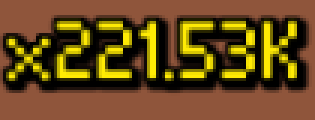
#> input picture raw_img/level_test.PNG, 105 x 40 px, found by its file name (shown 3 times larger)
$ python ocr_test.py
#> lines starting #> are read from the running program, lines starting #| are printed output that depends on the picture; after the words box and inside, x2 and y2 are one past the last pixel; in counts of white or black regions, pixels touching at a corner belong together
try:
    from PIL import Image
except ImportError:
    import Image
import pytesseract
import os

import cv2
pytesseract.pytesseract.tesseract_cmd = r'C:\\Program Files (x86)\\Tesseract-OCR\\tesseract.exe'
image_path = "C:\\projects\\ocr-component\\raw_img\\level_test.png"
current_path = os.getcwd()

def read_image(image_path, threshold):
#> called with threshold = 70
    tmp_file_path = os.getcwd() + "\\temp.png"
    originalImage = cv2.imread(image_path)
#> originalImage is the input picture: shape (40, 105, 3); mean B, G, R 28.7, 75.1, 105.7
    grayImage = cv2.cvtColor(originalImage, cv2.COLOR_BGR2GRAY)
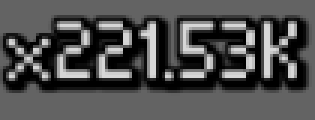
#> grayImage: shape (40, 105) (shown 3 times larger); min 0, max 215, mean 78.8
    (thresh, blackAndWhiteImage) = cv2.threshold(grayImage, threshold, 255, cv2.THRESH_BINARY)
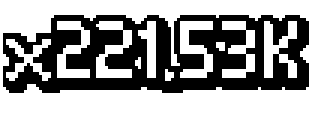
#> blackAndWhiteImage: shape (40, 105) (shown 3 times larger); 61.1% white; 1 black region, box (x1, y1, x2, y2) and area: (1, 5, 103, 31) 1632
#> thresh = 70
    cv2.imwrite(tmp_file_path, blackAndWhiteImage)
    print(pytesseract.image_to_string(Image.open(tmp_file_path)))
#> (this line was passed over: pytesseract is not available in this run)
    return pytesseract.image_to_string(Image.open(tmp_file_path))
read_image(image_path, 70)
#> (the call stopped at in read_image, `return pytesseract.image_to_string(Image.open(tmp_file_path))`: pytesseract is not available in this run)
# # If you don't have tesseract executable in your PATH, include the following:
# pytesseract.pytesseract.tesseract_cmd = r'C:\\Program Files (x86)\\Tesseract-OCR\\tesseract.exe'
# # Example tesseract_cmd = r'C:\Program Files (x86)\Tesseract-OCR\tesseract'

# # Simple image to string
# print(pytesseract.image_to_string(Image.open('test.png')))

$ run again, with raw_img/bone_no.PNG copied over raw_img/level_test.PNG
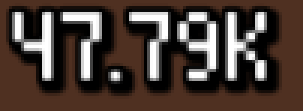
#> input picture raw_img/bone_no.PNG, 101 x 37 px, found by its file name (shown 3 times larger)
#> in read_image, originalImage is the input picture: shape (37, 101, 3); mean B, G, R 56.5, 63.1, 76.7
#> in read_image, `grayImage = cv2.cvtColor(originalImage, cv2.COLOR_BGR2GRAY)`:
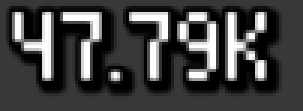
#> grayImage: shape (37, 101) (shown 3 times larger); min 0, max 255, mean 66.5
#> in read_image, `(thresh, blackAndWhiteImage) = cv2.threshold(grayImage, threshold, 255..`:
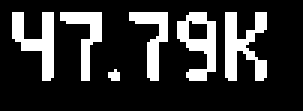
#> blackAndWhiteImage: shape (37, 101) (shown 3 times larger); 20.1% white; 6 white regions (1 under 20 px), largest, box (x1, y1, x2, y2) and area: (75, 4, 89, 27) 182, (4, 4, 18, 27) 157, (59, 4, 72, 27) 156, (43, 4, 56, 27) 123, (20, 4, 34, 27) 121
#> thresh = 70

$ run again, with raw_img/day_no.PNG copied over raw_img/level_test.PNG
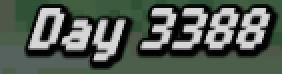
#> input picture raw_img/day_no.PNG, 141 x 37 px, found by its file name (shown 2 times larger)
#> in read_image, originalImage is the input picture: shape (37, 141, 3); mean B, G, R 84, 93.5, 83.2
#> in read_image, `(thresh, blackAndWhiteImage) = cv2.threshold(grayImage, threshold, 255..`:
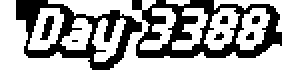
#> blackAndWhiteImage: shape (37, 141) (shown 2 times larger); 64.4% white; 8 black regions (5 under 20 px), largest, box (x1, y1, x2, y2) and area: (66, 0, 141, 29) 971, (8, 0, 71, 35) 784, (20, 8, 27, 20) 45
#> thresh = 70

$ run again, with raw_img/main screen.PNG copied over raw_img/level_test.PNG
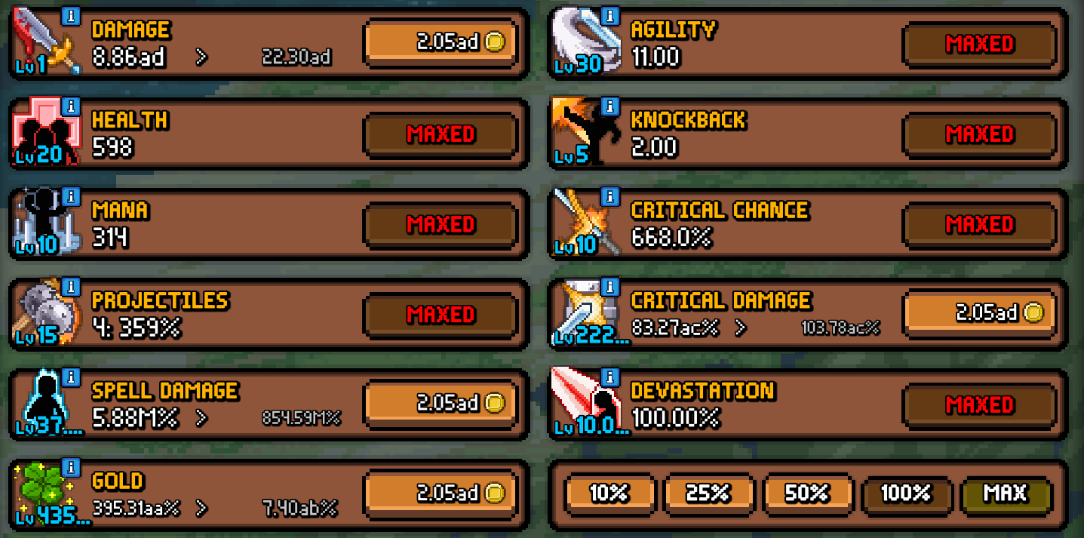
#> input picture raw_img/main screen.PNG, 1084 x 538 px, found by its file name
#> in read_image, originalImage is the input picture: shape (538, 1084, 3); mean B, G, R 48.6, 68, 90.9
#> in read_image, `grayImage = cv2.cvtColor(originalImage, cv2.COLOR_BGR2GRAY)`:
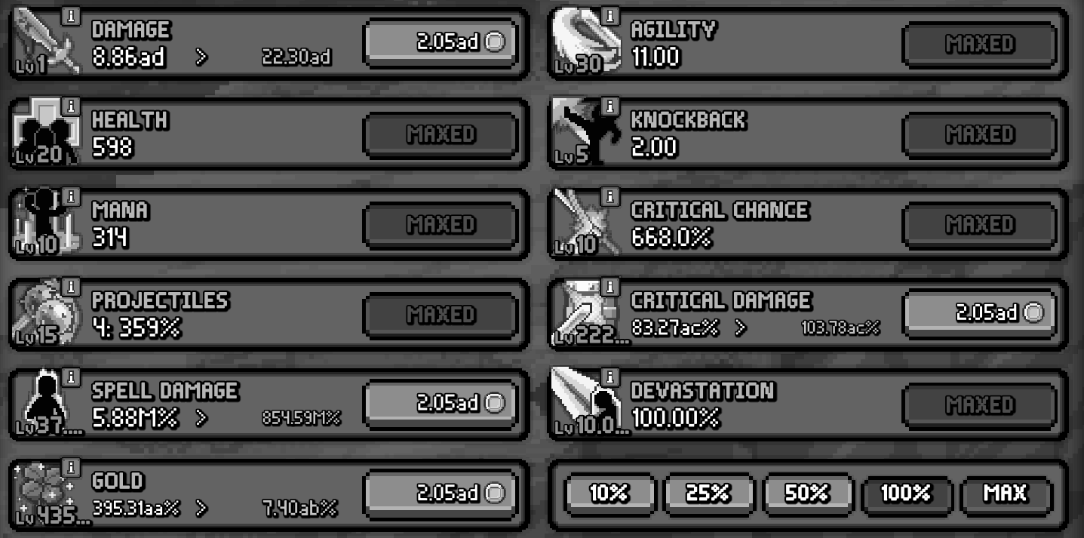
#> grayImage: shape (538, 1084); min 0, max 255, mean 72.6
#> in read_image, `(thresh, blackAndWhiteImage) = cv2.threshold(grayImage, threshold, 255..`:
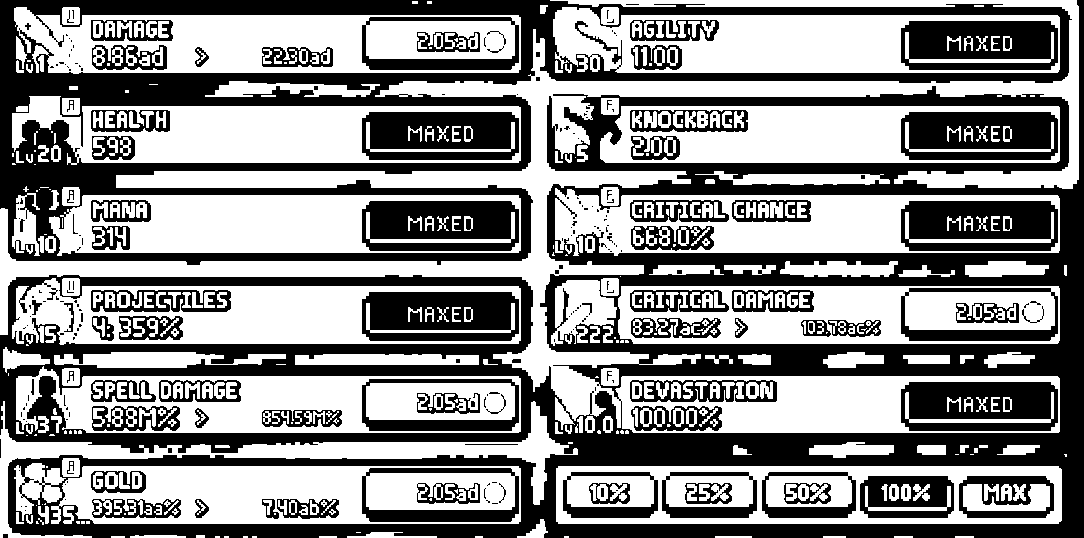
#> blackAndWhiteImage: shape (538, 1084); 53.7% white; 312 black regions (184 under 20 px), largest, box (x1, y1, x2, y2) and area: (0, 0, 1084, 538) 116292, (0, 0, 1072, 265) 53882, (901, 201, 1058, 251) 6522
#> thresh = 70
